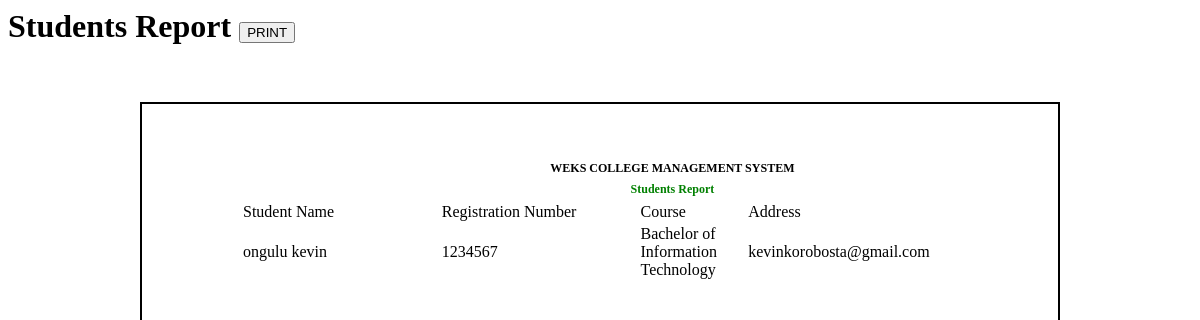
/students_report.php, run on an earlier commit of the app's database.
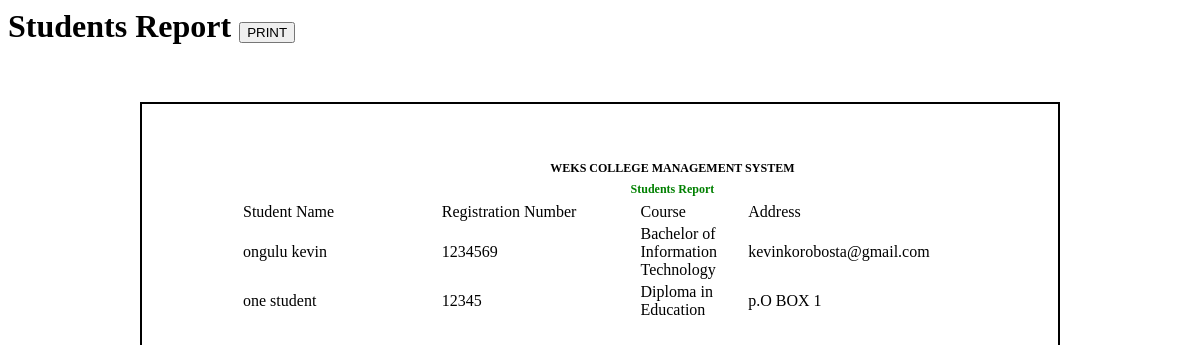
And on a later commit of the database.
### tables this page shows
CREATE TABLE `students` (
  `STUDENT_ID` int(50) NOT NULL,
  `REGISTRATION_NUMBER` varchar(12) NOT NULL,
  `PROGRAM` int(20) NOT NULL,
  `PG_NAME` varchar(100) NOT NULL,
  `PG_ADDRESS` varchar(255) NOT NULL,
  `PG_PHONE` varchar(15) NOT NULL,
  `HS_NAME` varchar(100) NOT NULL,
  `HS_GRADE` varchar(2) NOT NULL,
  `HS_YEAR_COMPLETED` year(4) NOT NULL,
  `USER` int(10) NOT NULL,
  `study_year` int(10) NOT NULL DEFAULT 1
);

CREATE TABLE `user` (
  `USER_ID` int(11) NOT NULL,
  `LASTNAME` varchar(30) NOT NULL,
  `FIRSTNAME` varchar(30) NOT NULL,
  `MIDDLE_NAME` varchar(100) NOT NULL,
  `USERNAME` varchar(100) NOT NULL,
  `USER_TYPE` varchar(15) NOT NULL,
  `ADDRESS` varchar(255) NOT NULL,
  `GENDER` varchar(10) NOT NULL,
  `DOB` date NOT NULL DEFAULT current_timestamp(),
  `EMAIL` varchar(100) NOT NULL,
  `PASSWORD` varchar(255) NOT NULL DEFAULT '0192023a7bbd73250516f069df18b500'
);

CREATE TABLE `program` (
  `PROGRAM_ID` int(20) NOT NULL,
  `PROGRAM` varchar(255) NOT NULL,
  `DESCRIPTION` varchar(50) NOT NULL,
  `no_of_years` int(10) NOT NULL DEFAULT 1
);

### students_report.php (the view, shortened to what this page needs)
          <h1 class="page-header">Students Report      <button type="text" class="btn btn-info" onclick="printContent('stud')" >
    <i class="glyphicon glyphicon-print"></i>PRINT</button>
</h1>
          <div class="container">
          <div class="row">
		<br> <br>
       <div class="col-md-8" id="stud" style="padding:50px">
       <div style="margin-left:.5in;margin-right:.5in;margin-top:.1in;margin-bottom:.1in;line-height:1mm;">
       <table>
	<tr>
		<td style="width:20%;">
		</td>
		<td style="width:800px;font-size:12px;line-height:1mm;text-align:center" >
		<p><b>WEKS COLLEGE MANAGEMENT SYSTEM</b></p>
		<p style="padding:5px; font-weight: bold; color:green" >Students Report</p>
		</td>
	</tr>
</table>
  <table id="students" class="table table-bordered" >
    <thead>
      <tr id="heads">
        <td style="width:20%">Student Name</th>
        <td style="width:20%">Registration Number</th>
        <td style="width:10%">Course</th>
        <td style="width:10%">Address</th>
      </tr>
    </thead>
    <tbody>
    <?php
    include 'db.php';
    $sql=  mysqli_query($conn, "SELECT * FROM students JOIN user ON students.USER=user.USER_ID JOIN program on students.PROGRAM= program.PROGRAM_ID");
    while($row = mysqli_fetch_assoc($sql)) {
    ?>
      <tr>
        <td><?php echo $row['LASTNAME'] . ' ' . $row['FIRSTNAME']. ' ' . $row['MIDDLENAME'] ?></td>
        <td><?php echo $row['REGISTRATION_NUMBER'] ?></td>
        <td><?php echo $row['PROGRAM'] ?></td>
        <td><?php echo $row['ADDRESS'] ?></td>
      </tr>
      <?php
    } mysqli_close($conn);
      ?>
    </tbody>
  </table>
</div>
</div>
</div>
 </div>

What changed in the data, as far as the page shows it:
changed students "ongulu": REGISTRATION_NUMBER "1234567" → "1234569"
added students: USER.LASTNAME "one", USER.FIRSTNAME "student", REGISTRATION_NUMBER "12345", PROGRAM.PROGRAM "Diploma in Education", USER.ADDRESS "p.O BOX 1"
